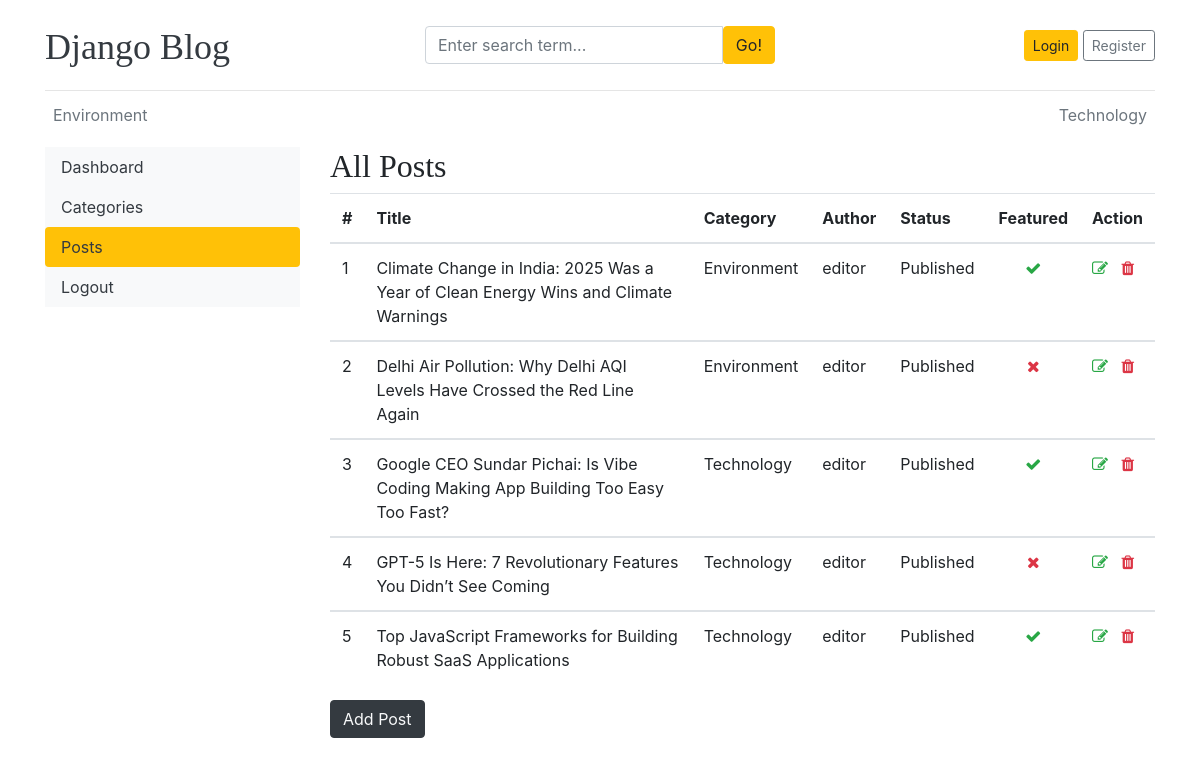
The app's page /dashboard/posts/ with its own data.
### blogs/models.py (models this page shows, shortened)
class Category(models.Model):
    category_name = models.CharField(max_length=50, unique=True)
    created_at = models.DateTimeField(auto_now_add=True)
    updated_at = models.DateTimeField(auto_now=True)
    class Meta:
        verbose_name_plural = 'categories'
    def __str__(self):
        return self.category_name

class Blog(models.Model):
    title = models.CharField(max_length=100)
    slug = models.SlugField(max_length=150, unique=True, blank=True)
    author = models.ForeignKey(User, on_delete=models.CASCADE)
    category = models.ForeignKey(Category, on_delete=models.CASCADE)
    featured_image = models.ImageField(upload_to='upload/%Y/%m/%d')
    short_description = models.TextField(max_length=500)
    blog_body = models.TextField(max_length=2000)
    status = models.CharField(max_length=20,choices=STATUS_CHOICES, default='Draft')
    is_featured = models.BooleanField(default=False)
    created_at = models.DateTimeField(auto_now_add=True)
    updated_at = models.DateTimeField(auto_now=True)

### dashboards/views.py (the view)
# urls.py: path('posts/', views.posts, name='posts'),
def posts(request):
    posts = Blog.objects.all()
    context={
        'posts':posts
    }
    return render(request, 'dashboard/posts.html', context)

### blogs/context_processors.py (called while the page is built)
def get_categories(request):
    categories = Category.objects.all()
    return dict(categories=categories)

### templates/dashboard/posts.html (shortened to what this page needs)
{%extends 'base.html'%}
{%block content%}
<div class="row">
    {%include 'dashboard/sidebar.html'%}
    <div class="col-md-9">
    <h2>All Posts</h2>
        <table class="table table-hover">
  <thead>
    <tr>
      <th>#</th>
      <th>Title</th>
      <th>Category</th>
      <th>Author</th>
      <th>Status</th>
      <th>Featured</th>
      <th>Action</th>
    </tr>
  </thead>
  {%for post in posts%}
  <tbody>
    <tr>
      <td>{{forloop.counter}}</td>
      <td>{{post.title}}</td>
      <td>{{post.category}}</td>
      <td>{{post.author}}</td>
      <td>{{post.status}}</td>
      <td class='text-center'>{% if post.is_featured %}<i class="fa fa-check text-success">{%else%}<i class="fa fa-times text-danger">{%endif%}</td>
      <td>
        <a href="{% url 'edit_post' post.id %}" class="text-success"><i class="fa fa-edit"></i></a>
        <a href="{% url 'delete_post' post.id %}" class="text-danger"><i class="fa fa-trash"></i></a>
      </td>
    </tr>
  </tbody>
  {%endfor%}
</table>
    <a class="btn btn-dark text-light" href="{%url 'add_post'%}">Add Post</a>
    </div>
</div>
{%endblock%}

### templates/base.html (shortened to what this page needs)
{% load static %}
<!DOCTYPE html>
<html lang="en">
<head>
    <link href="https://getbootstrap.com/docs/4.0/dist/css/bootstrap.min.css" rel="stylesheet">
    <link href="{% static 'css/blog.css' %}" rel="stylesheet">
    <link rel="stylesheet" href="https://cdnjs.cloudflare.com/ajax/libs/font-awesome/4.7.0/css/font-awesome.min.css">
  </head>
<body>
    <div class="container">
      <header class="blog-header py-3">
        <div class="row flex-nowrap justify-content-between align-items-center">
          <div class="col-4 pt-1">
            <a class="blog-header-logo text-dark" href="/">Django Blog</a>
          </div>
          <div class='col-4'>
            <form action="{% url 'search' %}" method="GET">
              <div class="input-group">
                        <input class="form-control" type="text" name="keyword" value= "{{keyword}}" placeholder="Enter search term..." aria-label="Enter search term..." aria-describedby="button-search" />
                        <button type="submit" class="btn btn-warning" id="button-search" type="button">Go!</button>
                </div>
            </form>
          </div>
          <div class="col-4 d-flex justify-content-end align-items-center">
            {% if not user.is_authenticated%}
            <a class="btn btn-sm btn-warning" href="{%url 'login'%}">Login</a> &nbsp;
            <a class="btn btn-sm btn-outline-secondary" href="{%url 'register'%}">Register</a>
            {%else%}
            <span><a href="{%url 'dashboard'%}">Dashboard</a></span>
            &emsp;
            <span><a href="{%url 'logout'%}">Logout</a></span>
            {%endif%}
          </div>
        </div>
      </header>
      <div class="nav-scroller py-1 mb-2">
        <nav class="nav d-flex justify-content-between">
          {% for cat in categories %}
          <a class="p-2 text-muted" href="{%url 'posts_by_category' cat.id%}">{{cat.category_name}}</a>
          {%endfor%}
        </nav>
      </div>
{% block content %}
{% endblock  %}

### blog_main/static/css/blog.css (style rules this page uses)
.blog-header { border-bottom: 1px solid #e5e5e5; }
.blog-header-logo { font-family: "Playfair Display", Georgia, "Times New Roman", serif; font-size: 2.25rem; }
h1, h2, h3, h4, h5, h6 { font-family: "Playfair Display", Georgia, "Times New Roman", serif; }

### records on screen
Category: category_name "Environment"
Category: category_name "Technology"
Blog: title "Climate Change in India: 2025 Was a Year of Clean Energy Wins and Climate Warnings", category "Environment", author "editor", status "Published", is_featured True (drawn)
Blog: title "Delhi Air Pollution: Why Delhi AQI Levels Have Crossed the Red Line Again", category "Environment", author "editor", status "Published", is_featured False (drawn)
Blog: title "Google CEO Sundar Pichai: Is Vibe Coding Making App Building Too Easy Too Fast?", category "Technology", author "editor", status "Published", is_featured True (drawn)
Blog: title "GPT-5 Is Here: 7 Revolutionary Features You Didn’t See Coming", category "Technology", author "editor", status "Published", is_featured False (drawn)
Blog: title "Top JavaScript Frameworks for Building Robust SaaS Applications", category "Technology", author "editor", status "Published", is_featured True (drawn)
